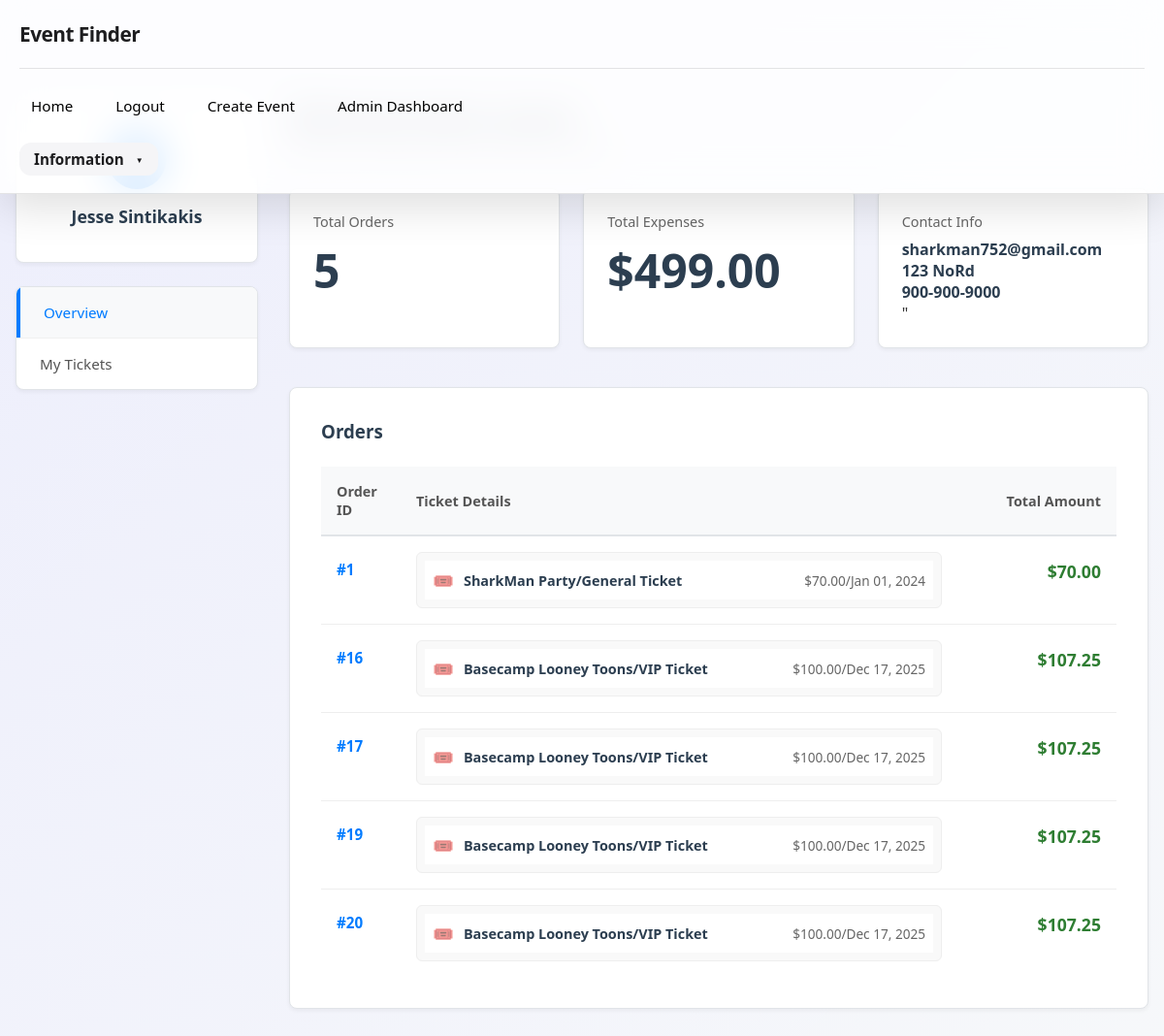
Page /dashboard/customer/ (signed in) on the committed database.
### App/models.py (models this page shows, shortened)
class User(AbstractUser):
    is_customer = models.BooleanField(default=False)
    address = models.CharField(max_length=255, blank=True, null=True)
    phone = models.CharField(max_length=20, blank=True, null=True)

class Order(models.Model):
    user = models.ForeignKey(settings.AUTH_USER_MODEL, on_delete=models.CASCADE, related_name='orders')
    total_price = models.DecimalField(max_digits=10, decimal_places=2)
    timestamp = models.DateTimeField(auto_now_add=True)

class Ticket(models.Model):
    order = models.ForeignKey(Order, on_delete=models.CASCADE, related_name='ticket')
    tier = models.ForeignKey(TicketTier, on_delete=models.CASCADE)
    ticket_id = models.UUIDField(default=uuid.uuid4, editable=False, unique=True)
    qr_code_image = models.ImageField(upload_to='qr_code_img/', blank=True, null=True)
    is_used = models.BooleanField(default=False)

class TicketTier(models.Model):
    class Status(models.TextChoices):
        VIP = "VIP",('VIP')
        GENERAL = "General",('General')
        BASIC = "Basic",('Basic')
    event = models.ForeignKey(Event, on_delete=models.CASCADE, related_name='ticket_tiers')
    type = models.CharField(max_length=10,choices=Status.choices, default="Basic")
    price = models.DecimalField(max_digits=8, decimal_places=2)
    quantity = models.IntegerField()

class Event(models.Model):
    organization = models.ForeignKey(Organization, on_delete=models.CASCADE)
    title = models.CharField(max_length=100)
    description = models.TextField()
    banner_image = models.ImageField(upload_to='event_images/')
    location = models.CharField(max_length=100)
    date = models.DateField()
    start_time = models.TimeField()
    end_time = models.TimeField()
    capacity = models.IntegerField()
    created_at = models.DateTimeField(auto_now_add=True)

### App/views.py (the view)
# urls.py: path('dashboard/customer/', v.customer_dashboard, name='customer_dashboard'),
@login_required
def customer_dashboard(request):
    user = request.user
    orders = Order.objects.filter(user=user)
    total = sum(order.total_price for order in orders)
    total_orders = orders.count()
    return render(request, "customer_dashboard.html", {
        'Customer': user,
        'total_orders': total_orders,
        'Orders': orders,
        'Total_expenses': total
    })

### App/context_processors.py (called while the page is built)
def current_url(request):
    return {
        'current_path': request.path,
        'current_full_url': request.get_full_path(),
        'current_absolute_uri': request.build_absolute_uri(),
    }

def base_view(request):
    if not request.user.is_authenticated:
        return {}
    membership = OrganizationMembership.objects.filter(user=request.user).first()
    if not membership:
        return {}
    if membership.role == "admin":
        status = 1
    elif membership.role == 'user':
        status = 2
    else:
        status = 3
    return {
        'status': status,
        'membership': membership
    }

### App/templates/customer_dashboard.html (shortened to what this page needs)
{% extends "base.html" %}
{% load static %}
{% block content %}
    <link rel="stylesheet" href="{% static 'customer_dashboard.css' %}">
    <div class="dashboard-container">
        <aside class="dashboard-sidebar">
            <div class="user-profile-card">
                <div class="user-avatar">{{ Customer.first_name.0 }}{{ Customer.last_name.0 }}</div>
                <h3 class="user-name">{{ Customer.first_name }} {{ Customer.last_name }}</h3>
            </div>
            <ul class="sidebar-menu">
                <li><a href="#" class="active-item">Overview</a></li>
                <li><a href="{% url 'cart' %}">My Tickets</a></li>
            </ul>
        </aside>
        <main class="dashboard-content">
            <header class="content-header">
                <h2>Welcome back, {{ Customer.first_name }}!</h2>
                <p>Here is an overview of your account activity.</p>
            </header>
            <section class="stats-grid">
                <div class="stat-card">
                    <span class="stat-label">Total Orders</span>
                    <span class="stat-int">{{ total_orders }}</span>
                </div>
                <div class="stat-card">
                    <span class="stat-label">Total Expenses</span>
                    <span class="stat-int">${{ Total_expenses|floatformat:2 }}</span>
                </div>
                <div class="stat-card">
                    <span class="stat-label">Contact Info </span>
                    <span class="stat-number">{{ Customer.email }}</span>
                    <span class="stat-number">{{ Customer.address }}</span>
                    <span class="stat-number">{{ Customer.phone }}</span>"
                </div>
            </section>
            <section class="recent-activity">
                <h3 class="section-header">Orders</h3>
                <div class="table-responsive">
                    <table class="clean-table">
                        <thead>
                            <tr>
                                <th style="width: 10%;">Order ID</th>
                                <th style="width: 70%;">Ticket Details</th>
                                <th style="width: 20%; text-align: right;">Total Amount</th>
                            </tr>
                        </thead>
                        <tbody>
                            {% for order in Orders %}
                            <tr>
                                <td class="align-top">
                                    <span class="order-id-text">#{{ order.id }}</span>
                                </td>
                                <td>
                                    <div class="ticket-scroll-container">
                                        {% for ticket in order.ticket.all %}
                                        <div class="ticket-item">
                                            <span class="ticket-icon">🎟️</span>
                                            <span class="ticket-name">{{ ticket.tier.event.title }}/{{ticket.tier.type }} Ticket</span>
                                            <span class="ticket-date">${{ ticket.tier.price }}/{{ ticket.tier.event.date|date:"M d, Y" }}</span>
                                        </div>
                                        {% endfor %}
                                    </div>
                                </td>
                                <td class="align-top" style="text-align: right;">
                                    <span class="order-price">${{ order.total_price|floatformat:2 }}</span>
                                </td>
                            </tr>
                            {% endfor %}
                        </tbody>
                    </table>
                </div>
            </section>
        </main>
    </div>
{% endblock %}

### App/static/common.css (style rules this page uses)
:root { --glass-bg: rgba(255, 255, 255, 0.85); --glass-border: 1px solid rgba(0, 0, 0, 0.1); --primary-blue: #007aff; --primary-text: #1d1d1f; --secondary-text: #000000; --pill-bg: #f5f5f7; --peek-height: 70px; --open-height: 200px; --info-open-height: 400px; --sidebar-peek: 30px; --sidebar-open-width: 250px; --anim-speed: 0.5s; --anim-curve: cubic-bezier(0.25, 1, 0.5, 1); }
body { margin: 0; padding-top: var(--peek-height); font-family: 'Inter', -apple-system, BlinkMacSystemFont, sans-serif; color: var(--primary-text); background: linear-gradient(135deg, rgba(230, 230, 255, 0.5) 0%, rgba(255, 255, 255, 0.2) 100%); }

### App/static/customer_dashboard.css (style rules this page uses)
* { margin: 0; padding: 0; box-sizing: border-box; }
body { font-family: 'Segoe UI', Roboto, Helvetica, Arial, sans-serif; color: #333; background-color: #f4f6f9; }
a { text-decoration: none; color: inherit; }
.dashboard-container { max-width: 1200px; margin: 2rem auto; padding: 0 1rem; display: grid; grid-template-columns: 250px 1fr; gap: 2rem; }
.dashboard-sidebar { background: transparent; }
.user-profile-card { background: #ffffff; padding: 2rem 1rem; text-align: center; border-radius: 8px; box-shadow: 0 2px 4px rgba(0,0,0,0.05); margin-bottom: 1.5rem; border: 1px solid #e1e4e8; }
.user-avatar { width: 60px; height: 60px; background-color: #007bff; color: white; border-radius: 50%; display: flex; align-items: center; justify-content: center; font-size: 1.5rem; margin: 0 auto 1rem; }
.user-name { font-size: 1.1rem; color: #2c3e50; margin-bottom: 0.2rem; }
.sidebar-menu { list-style: none; background: #ffffff; border-radius: 8px; box-shadow: 0 2px 4px rgba(0,0,0,0.05); overflow: hidden; border: 1px solid #e1e4e8; }
.sidebar-menu li { border-bottom: 1px solid #f0f0f0; }
.sidebar-menu li:last-child { border-bottom: none; }
.sidebar-menu a { display: block; padding: 1rem 1.5rem; color: #555; transition: all 0.2s; font-size: 0.95rem; }
.sidebar-menu a.active-item { border-left: 4px solid #007bff; background-color: #f8f9fa; color: #007bff; }
.content-header { margin-bottom: 2rem; }
.content-header h2 { color: #2c3e50; font-size: 1.75rem; }
.content-header p { color: #666; }
.stats-grid { display: grid; grid-template-columns: repeat(auto-fit, minmax(200px, 1fr)); gap: 1.5rem; margin-bottom: 2.5rem; }
.stat-card { background: #ffffff; padding: 1.5rem; border-radius: 8px; box-shadow: 0 2px 4px rgba(0,0,0,0.05); border: 1px solid #e1e4e8; }
.stat-label { display: block; color: #666; font-size: 0.9rem; margin-bottom: 0.5rem; }
.stat-int { display: block; color: #2c3e50; font-size: 3rem; font-weight: 700; }
.stat-number { display: block; color: #2c3e50; font-size: 1rem; font-weight: 700; }
.recent-activity { background: #ffffff; padding: 2rem; border-radius: 8px; box-shadow: 0 2px 4px rgba(0,0,0,0.05); border: 1px solid #e1e4e8; }
.section-header { margin-bottom: 1.5rem; color: #2c3e50; }
.clean-table { width: 100%; border-collapse: collapse; min-width: 600px; }
.table-responsive { overflow-x: auto; }
.clean-table th { text-align: left; padding: 1rem; background-color: #f8f9fa; color: #555; font-weight: 600; font-size: 0.9rem; border-bottom: 2px solid #e1e4e8; }
.clean-table td { padding: 1rem; border-bottom: 1px solid #eee; color: #444; font-size: 0.95rem; }
.clean-table tr:last-child td { border-bottom: none; }
.clean-table td.align-top { vertical-align: top; padding-top: 1.5rem; }
.ticket-scroll-container { max-height: 150px; overflow-y: auto; border: 1px solid #eee; background-color: #f9f9f9; border-radius: 6px; padding: 0.5rem; }
.ticket-item { display: flex; align-items: center; gap: 10px; padding: 8px; border-bottom: 1px solid #e1e4e8; font-size: 0.9rem; background: #fff; }
.ticket-item:last-child { border-bottom: none; }
.ticket-icon { font-size: 1.1rem; opacity: 0.7; }
.ticket-name { font-weight: 600; color: #2c3e50; flex-grow: 1; }
.ticket-date { color: #666; font-size: 0.85rem; white-space: nowrap; }
.order-id-text { font-weight: 700; color: #007bff; }
.order-price { font-weight: 700; font-size: 1.1rem; color: #2e7d32; }

### rows in the picture
User: first_name "Jesse", last_name "Sintikakis", email "sharkman752@gmail.com", address "123 NoRd", phone "900-900-9000"
Order: id "1", total_price "70.00"
Ticket: tier.event "SharkMan Party", tier.type "General", tier.price "70.00", tier.event "Jan 01, 2024"
Order: id "16", total_price "107.25"
Ticket: tier.event "Basecamp Looney Toons", tier.type "VIP", tier.price "100.00", tier.event "Dec 17, 2025"
Order: id "17", total_price "107.25"
Ticket: tier.event "Basecamp Looney Toons", tier.type "VIP", tier.price "100.00", tier.event "Dec 17, 2025"
Order: id "19", total_price "107.25"
Ticket: tier.event "Basecamp Looney Toons", tier.type "VIP", tier.price "100.00", tier.event "Dec 17, 2025"
Order: id "20", total_price "107.25"
Ticket: tier.event "Basecamp Looney Toons", tier.type "VIP", tier.price "100.00", tier.event "Dec 17, 2025"

### other values in the picture
{{ total_orders }} "5"
{{ Total_expenses|floatformat:2 }} "499.00"
